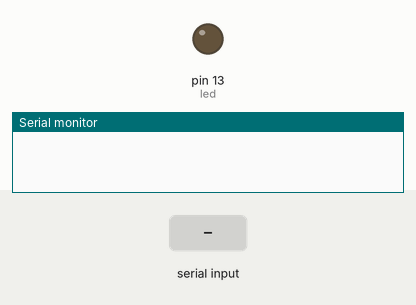
Bench run of a sketch on a simulated Arduino Uno, built with avr-gcc and run on an emulated ATmega328P. Shown: output pins drawn as LEDs (lit = HIGH), the last lines printed to the serial monitor. The inputs (shaded band) are chosen by the test bench.

Above: at 1.2 s.
1.3 s: "1" received over Serial
At 2.5 s:
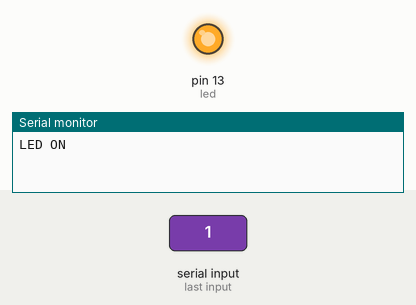
2.8 s: "0" received over Serial
At 3.8 s:
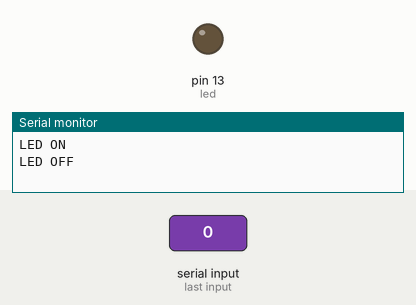
Timing chart, 0 to 5.8 s (numbered marks = the images above; inputs shaded):
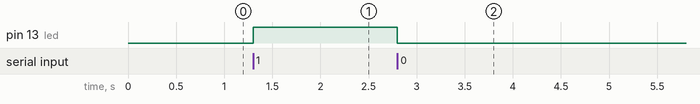

Measured:
- after the input at 1.3 s, pin 13 (led): LOW → HIGH at once
- after the input at 2.8 s, pin 13 (led): HIGH → LOW at once

The sketch:

serial_test.ino
```cpp
// Pin 13 has an LED connected on most Arduino boards.
int ledState = LOW;
int led = 13;
int comin=0;
int sensorPin = A0;    // select the input pin for the potentiometer
int sensorValue = 0;  // variable to store the value coming from the sensor
long previousMillis = 0;
long interval = 1000;
// the setup routine runs once when you press reset:
void setup() {
// initialize the digital pin as an output.
pinMode(led, OUTPUT);
Serial.begin(9600); //This initialices the USB as a serial port
}
// the loop routine runs over and over again forever:
void loop() {
  char incomingByte = (char)Serial.read();
  if(incomingByte=='1') {
    digitalWrite(led,HIGH);
    Serial.println("LED ON");
  }
  else if(incomingByte=='0') {
    digitalWrite(led,LOW);
    Serial.println("LED OFF");
  }
}
```
